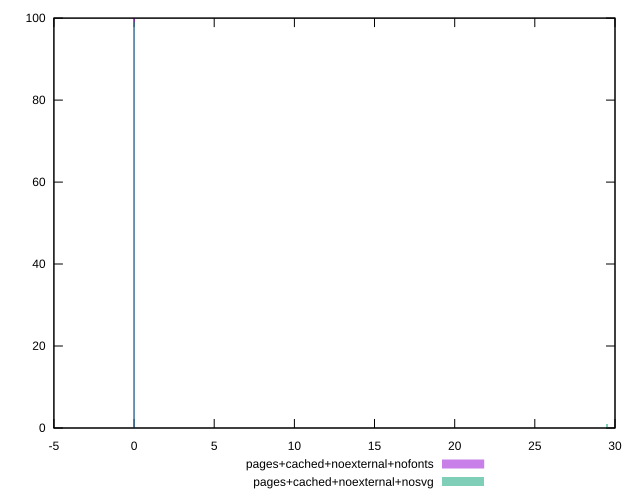

Recreate this plot in gnuplot.
reset
set terminal svg size 640, 500 enhanced background rgb 'white'
set output "report_00007_2020-12-11T15:55:29.892Z/total-blocking-time/comparison/histogram/6_vs_7.svg"

$pagesCachedNoexternalNofonts <<EOF
0 100
EOF

$pagesCachedNoexternalNosvg <<EOF
0 99
29.5 1
EOF

set key outside below
set boxwidth 0.1
set yrange [0:100]
set style fill transparent solid 0.5 noborder

plot \
  $pagesCachedNoexternalNofonts title "pages+cached+noexternal+nofonts" with boxes, \
  $pagesCachedNoexternalNosvg title "pages+cached+noexternal+nosvg" with boxes, \


reset
